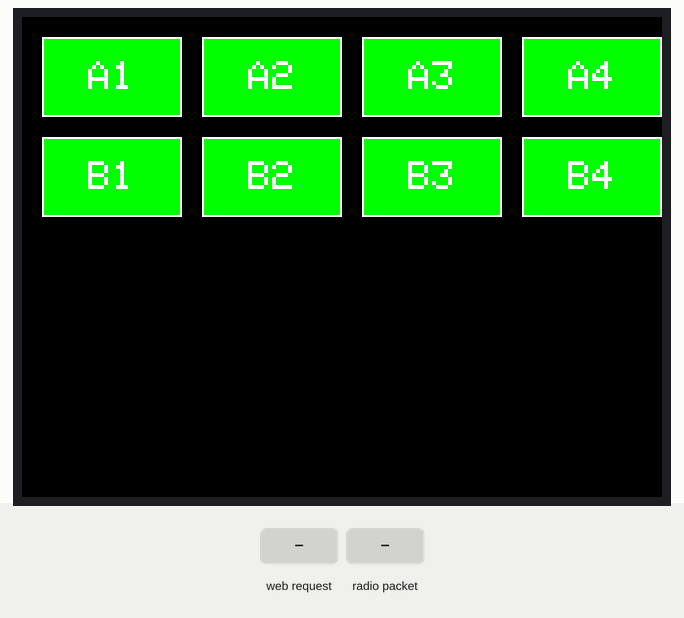
Recording of a sketch running on a simulated ESP32. On the bench: 320×240 colour display. Inputs (shaded band) come from the test bench. WiFi joins after 1.5 s; servers stay silent unless stated; not simulated (calls return 0 or success): ../env.h; what the sketch prints to the serial monitor is not drawn.

Above: at 0.3 s.
At 3.9 s:
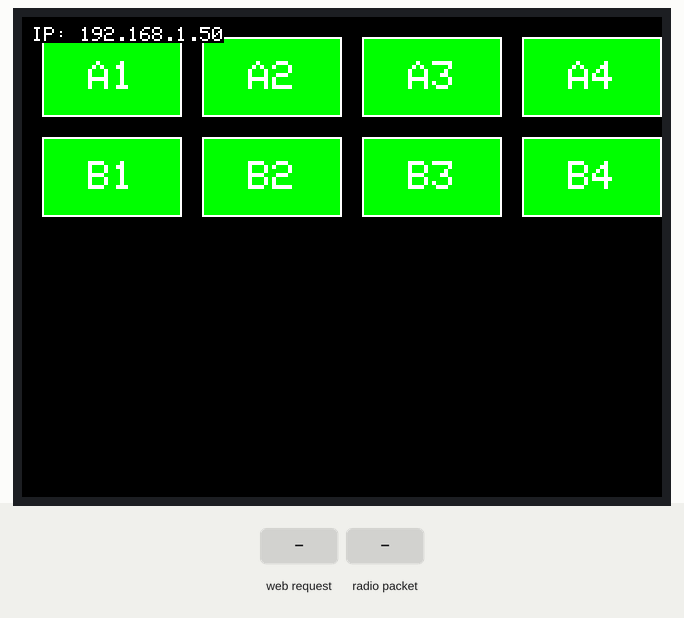
4.0 s: HTTP request GET /update received
5.5 s: radio packet "full" arrives
7.0 s: HTTP request GET /status received
8.5 s: radio packet "1" arrives
10.0 s: HTTP request GET /full received
Timing chart, 0 to 12.5 s (numbered marks = the images above; inputs shaded):
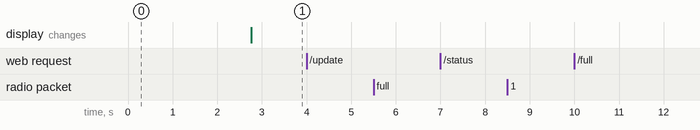

Measured:
- after the input at 4.0 s, every drawn part: stays the same
- after the input at 5.5 s, every drawn part: stays the same
- after the input at 7.0 s, every drawn part: stays the same
- after the input at 8.5 s, every drawn part: stays the same
- after the input at 10.0 s, every drawn part: stays the same

The sketch:

MONITOR.ino
```cpp
#include <Adafruit_GFX.h>
#include <Adafruit_ILI9341.h>
#include <SPI.h>
#include <WebServer.h>
#include <WiFi.h>
#include <esp_now.h>
#include "../env.h"

//  Access Point
const char *ssid = WIFI_SSID;
const char *password = WIFI_PASSWORD;

// TFT
Adafruit_ILI9341 tft = Adafruit_ILI9341(17, 16, 23, 18, 5, 19);

// TCP Server
WiFiServer tcpServer(8888);

// Web Server
WebServer server(8080);

// Define slot
#define SLOT_COUNT 8
#define SLOT_WIDTH 70
#define SLOT_HEIGHT 40
#define PADDING 10

struct Slot {
  int x, y;
  String id;
  bool isFull;
};

Slot slots[SLOT_COUNT];

void setup() {
  Serial.begin(115200);
  tft.begin();
  tft.setRotation(3);

  initSlots();
  tft.fillScreen(ILI9341_BLACK);
  drawAllSlots();

  WiFi.mode(WIFI_AP_STA);
  delay(1000);
  WiFi.begin(ssid, password, 1);
  Serial.print("Connecting to WiFi ");

  while (WiFi.status() != WL_CONNECTED) {
    delay(500);
    Serial.print(".");
  }

  Serial.println("\nConnected to WiFi!");
  Serial.print("ESP IP: ");
  Serial.println(WiFi.localIP());

  // Show IP
  tft.setTextColor(ILI9341_WHITE, ILI9341_BLACK);
  tft.setTextSize(1);
  tft.setCursor(5, 5);
  tft.print("IP: ");
  tft.println(WiFi.localIP());


  if (esp_now_init() != ESP_OK) {
    Serial.println("ESP-NOW init failed");
    return;
  }
  esp_now_register_recv_cb(onEspNowReceive);


  // Start TCP server
  tcpServer.begin();
  Serial.println("TCP Server started");

  // Start Web server
  server.on("/", handleRoot);
  server.on("/update", handleUpdate);
  server.on("/status", handleStatus);
  server.begin();
}

void loop() {
  server.handleClient();

  WiFiClient client = tcpServer.available();
  if (client) {
    Serial.println("Client connected");
    while (client.connected()) {
      if (client.available()) {
        String command = client.readStringUntil('\n');
        command.trim();
        processData(command);  // Update slot
      }
    }
    client.stop();
    Serial.println("Client disconnected");
  }
}

void initSlots() {
  for (int i = 0; i < 4; i++) {
    slots[i].x = PADDING + i * (SLOT_WIDTH + PADDING);
    slots[i].y = PADDING;
    slots[i].id = "A" + String(i + 1);
    slots[i].isFull = false;
  }

  for (int i = 4; i < 8; i++) {
    slots[i].x = PADDING + (i - 4) * (SLOT_WIDTH + PADDING);
    slots[i].y = PADDING * 2 + SLOT_HEIGHT;
    slots[i].id = "B" + String(i - 3);
    slots[i].isFull = false;
  }
}

void processData(String data) {
  data.trim();
  Serial.print("Nhận dữ liệu: ");
  Serial.println(data);

  int separator = data.indexOf(',');
  if (separator != -1) {
    String slotId = data.substring(0, separator);
    String status = data.substring(separator + 1);

    for (int i = 0; i < SLOT_COUNT; i++) {
      if (slots[i].id == slotId) {
        bool newStatus = (status == "full");
        if (slots[i].isFull != newStatus) {
          slots[i].isFull = newStatus;
          drawSlot(i);
          updateClients(slotId, status);
        }
        return;
      }
    }
  }
}

void updateClients(String slotId, String status) {
  String message = slotId + "," + status;
  server.sendHeader("Cache-Control", "no-cache");
  server.sendHeader("Access-Control-Allow-Origin", "*");
  server.send(200, "text/plain", message);
}

void drawAllSlots() {
  for (int i = 0; i < SLOT_COUNT; i++) {
    drawSlot(i);
  }
}

void drawSlot(int index) {
  Slot s = slots[index];
  tft.drawRect(s.x, s.y, SLOT_WIDTH, SLOT_HEIGHT, ILI9341_WHITE);
  uint16_t bgColor = s.isFull ? ILI9341_RED : ILI9341_GREEN;
  tft.fillRect(s.x + 1, s.y + 1, SLOT_WIDTH - 2, SLOT_HEIGHT - 2, bgColor);
  tft.setTextSize(2);
  tft.setTextColor(ILI9341_WHITE);

  int16_t x1, y1;
  uint16_t w, h;
  tft.getTextBounds(s.id, 0, 0, &x1, &y1, &w, &h);
  int xText = s.x + (SLOT_WIDTH - w) / 2;
  int yText = s.y + (SLOT_HEIGHT - h) / 2;
  tft.setCursor(xText, yText);
  tft.print(s.id);
}

void handleRoot() {
  server.sendHeader("Access-Control-Allow-Origin", "*");
  String html = R"(
  <!DOCTYPE html>
  <html>
  <head>
    <title>ESP Parking System</title>
    <meta name="viewport" content="width=device-width, initial-scale=1">
    <style>
      .container { display: grid; grid-template-columns: repeat(4, 1fr); gap: 10px; }
      .slot { padding: 20px; border: 2px solid #333; border-radius: 5px; text-align: center; }
      .status { font-size: 0.8em; margin-top: 5px; }
    </style>
    <script>
      function updateSlot(slotId) {
        fetch('/update?slot=' + slotId)
          .then(response => response.text())
          .then(data => {
            const element = document.getElementById(slotId);
            element.style.backgroundColor = data.includes('full') ? '#ff0000' : '#00ff00';
            element.querySelector('.status').innerHTML = data;
          });
      }

      function refreshStatus() {
        fetch('/status')
          .then(response => response.json())
          .then(data => {
            Object.keys(data).forEach(slotId => {
              const element = document.getElementById(slotId);
              element.style.backgroundColor = data[slotId] ? '#ff0000' : '#00ff00';
              element.querySelector('.status').innerHTML = data[slotId] ? 'FULL' : 'EMPTY';
            });
          });
      }

      setInterval(refreshStatus, 1000);
    </script>
  </head>
  <body>
    <h1>ESP Parking Monitor</h1>
    <div class="container">)";

  for (int i = 0; i < SLOT_COUNT; i++) {
    html += "<div id='" + slots[i].id + "' class='slot' onclick='updateSlot(\"" + slots[i].id + "\")'>";
    html += "<div>" + slots[i].id + "</div>";
    html += "<div class='status'>" + String(slots[i].isFull ? "FULL" : "EMPTY") + "</div>";
    html += "</div>";
  }

  html += R"(
    </div>
  </body>
  </html>)";

  server.send(200, "text/html", html);
}

void handleUpdate() {
  if (server.hasArg("slot")) {
    String slotId = server.arg("slot");
    for (int i = 0; i < SLOT_COUNT; i++) {
      if (slots[i].id == slotId) {
        slots[i].isFull = !slots[i].isFull;
        drawSlot(i);
        server.send(200, "text/plain", slots[i].isFull ? "full" : "empty");
        return;
      }
    }
  }
  server.send(400, "text/plain", "Invalid request");
}

void handleStatus() {
  String json = "{";
  for (int i = 0; i < SLOT_COUNT; i++) {
    json += "\"" + slots[i].id + "\":" + String(slots[i].isFull ? "true" : "false");
    if (i < SLOT_COUNT - 1)
      json += ",";
  }
  json += "}";
  server.send(200, "application/json", json);
}
void onEspNowReceive(const esp_now_recv_info_t *recv_info, const uint8_t *data, int len) {
  char macStr[18];
  snprintf(macStr, sizeof(macStr), "%02X:%02X:%02X:%02X:%02X:%02X",
           recv_info->src_addr[0], recv_info->src_addr[1], recv_info->src_addr[2],
           recv_info->src_addr[3], recv_info->src_addr[4], recv_info->src_addr[5]);

  Serial.print("ESP-NOW data received from ");
  Serial.println(macStr);

  String payload = String((const char *)data).substring(0, len);
  Serial.print("Data: ");
  Serial.println(payload);

  processData(payload);
}
```
